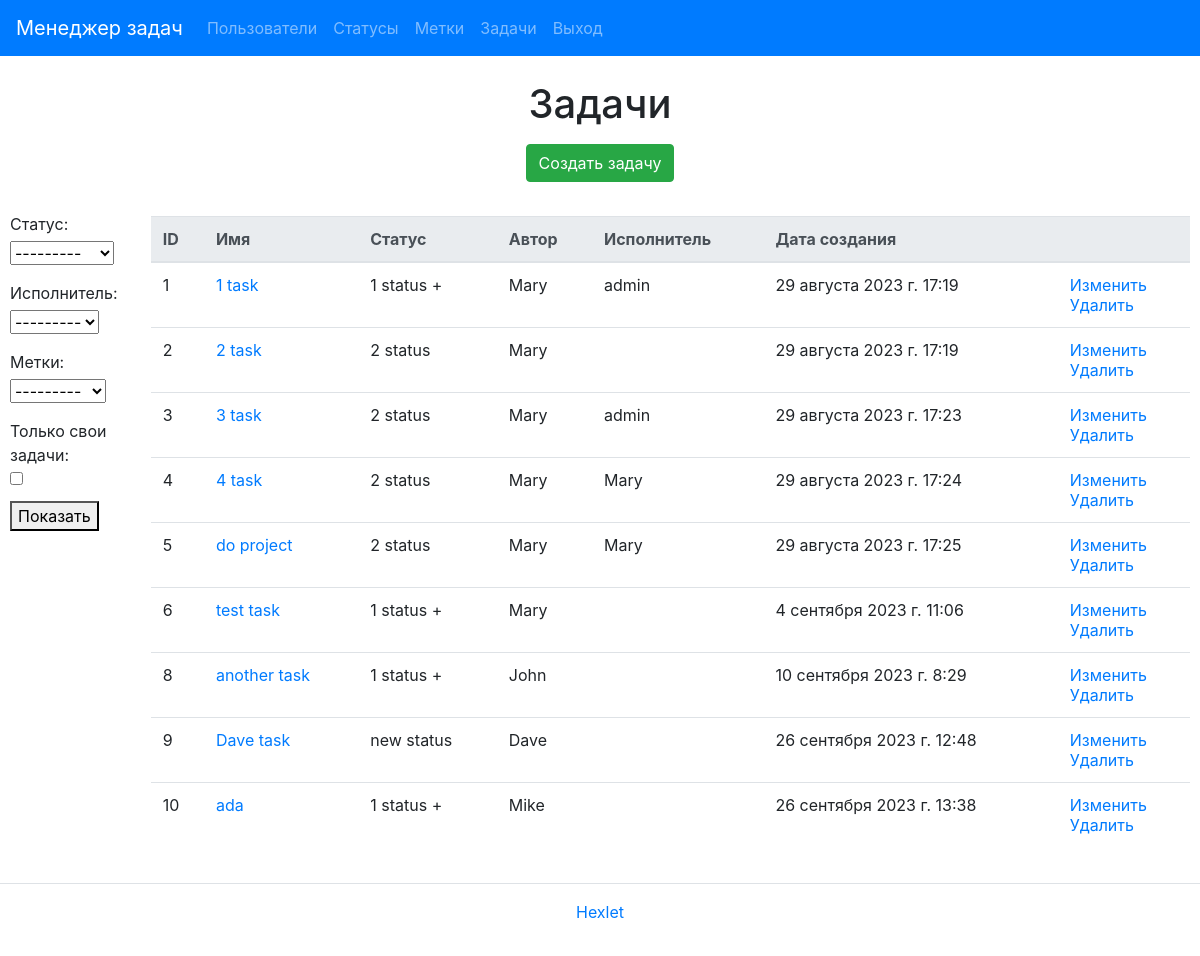
/tasks/ (signed in), run on an earlier commit of the app's database.
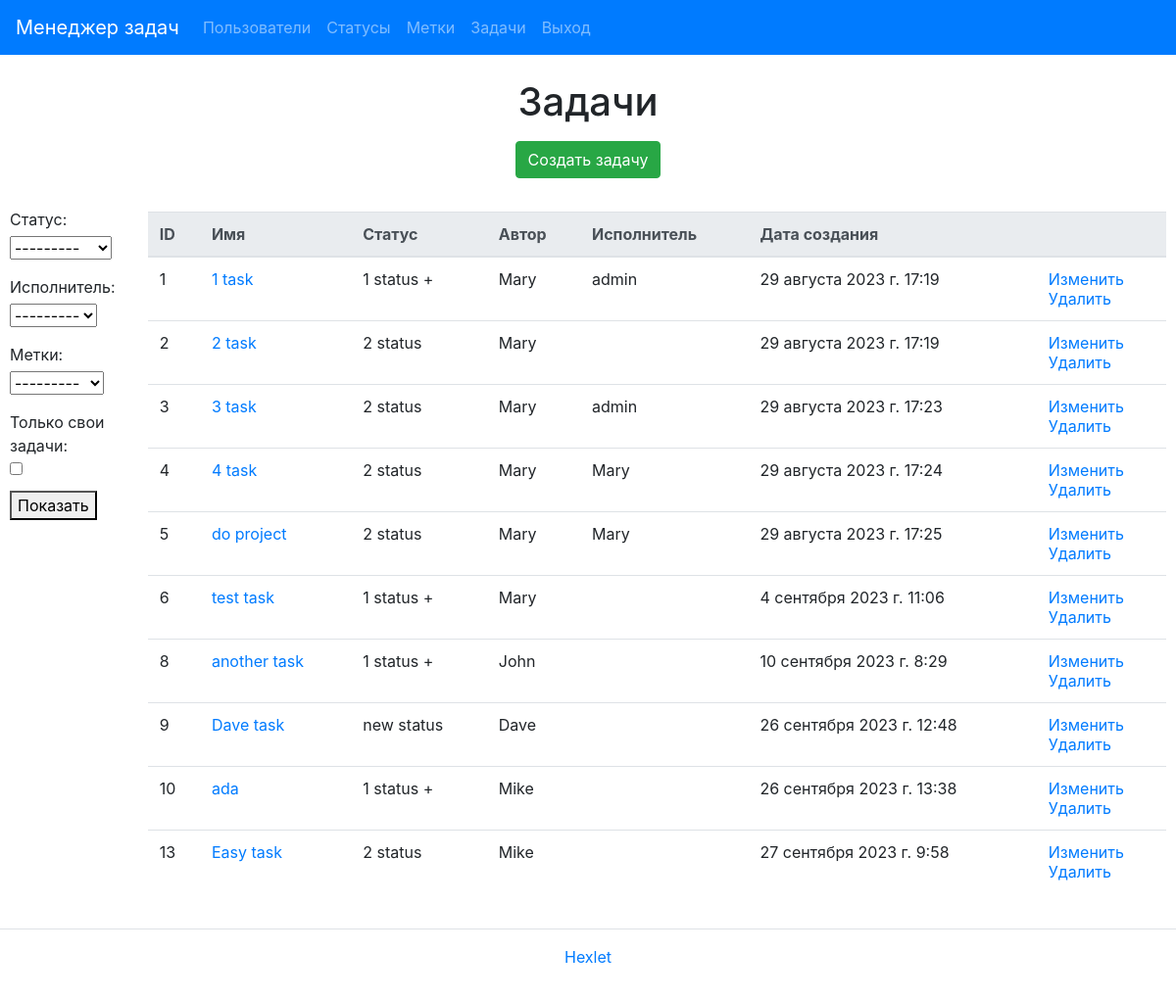
And on a later commit of the database.
### task_manager/tasks/models.py (models this page shows, shortened)
class Task(models.Model):
    name = models.CharField(_('name'), max_length=30)
    description = models.TextField(_('description'), blank=True)
    status = models.ForeignKey(Status, on_delete=models.PROTECT, verbose_name=_('status'))
    creator = models.ForeignKey(
        User,
        on_delete=models.PROTECT,
        related_name='created_tasks',
        blank=True,
        verbose_name=_('creator')
    )
    executor = models.ForeignKey(
        User,
        on_delete=models.PROTECT,
        related_name='executed_tasks',
        blank=True,
        null=True,
        verbose_name=_('executor'))
    labels = models.ManyToManyField(Label, blank=True, verbose_name=_('labels'))
    created_at = models.DateTimeField(_("created_at"), default=timezone.now)

### task_manager/statuses/models.py (models this page shows)
class Status(models.Model):
    name = models.CharField(_('name'), max_length=30)
    created_at = models.DateTimeField(auto_now_add=True)
    def __str__(self):
        return self.name

### task_manager/tasks/views.py (the view)
# urls.py: path('', TaskList.as_view(), name='task_index'),
class TaskList(UserLoginMixin, FilterView):
    model = Task
    template_name = 'tasks/index.html'
    context_object_name = 'tasks'
    filterset_class = TaskFilter

### task_manager/labels/models.py (called while the page is built)
    def __str__(self):
        return self.name

### task_manager/templates/tasks/index.html (shortened to what this page needs)
{% extends "base.html" %}
{% load i18n %}
{% block content %}
<h1 class="my-2 text-center">{% trans "Tasks" %}</h1>
<div class="d-flex justify-content-center mt-3 mb-0">
  <a class="btn btn-success btn-md" href="{% url 'task_create' %}">{% trans "Create task" %}</a>
</div>
<div class="container">
  <div class="flex-container">
    <div class="filter-form">
      <form method="get">
        {{ filter.form.as_p }}
        <button type="submit">{% trans 'Show' %}</button>
      </form>
    </div>
    <table class="table table-lg-responsive table-hover mt-4">
      <thead class="thead-light">
        <tr>
          <th>{% trans "ID" %}</th>
          <th>{% trans "Name" %}</th>
          <th>{% trans "Status" %}</th>
          <th>{% trans "Author" %}</th>
          <th>{% trans "Executor" %}</th>
          <th>{% trans "Creation date" %}</th>
          <th></th>
        </tr>
      </thead>
      <tbody>
        {% if tasks %}
          {% for task in tasks %}
          <tr>
            <td>{{ task.id }}</td>
            <td><a href="{% url 'task_single' task.id %}">{{ task.name }}</a></td>
            <td>{{ task.status }}</td>
            <td>{{ task.creator }}</td>
            {% if task.executor %}
            <td>{{ task.executor }}</td>
            {% else %}
            <td></td>
            {% endif %}
            <td>{{ task.created_at }}</td>
            <td>
              <a href="{% url 'task_update' task.id %}">{% trans "Modify" %}</a>
              <br>
              <a href="{% url 'task_delete' task.id %}">{% trans "Delete" %}</a>
            </td>
          </tr>
          {% endfor %}
        {% endif %}
      </tbody>
    </table>
  </div>
</div>
{% endblock %}

### task_manager/templates/base.html (shortened to what this page needs)
{% load i18n %}
{% get_current_language as LANGUAGE_CODE %}
{% load bootstrap4 %}
{% bootstrap_css %}
<!DOCTYPE html>
<html lang="{{ LANGUAGE_CODE }}">
  <head>
  </head>
  <body class="d-flex flex-column min-vh-100">
    <nav class="navbar navbar-expand-lg navbar-dark bg-primary text-white mb-3">
      <a class="navbar-brand" href="/">{% trans "Task Manager" %}</a>
      <div class="collapse navbar-collapse" id="navbarToggleExternalContent">
        <ul class="navbar-nav mr-auto">
          <li class="nav-item">
            <a class="nav-link" href="{% url 'users_index' %}">{% trans "Users" %}</a>
          </li>
        {% if user.is_authenticated %}
        <li class="nav-item">
          <a class="nav-link" href="{% url 'status_index' %}">{% trans "Statuses" %}</a>
        </li>
        <li class="nav-item">
          <a class="nav-link" href="{% url 'label_index' %}">{% trans "Tags" %}</a>
        </li>
        <li class="nav-item">
          <a class="nav-link" href="{% url 'task_index' %}">{% trans "Tasks" %}</a>
        </li>
        <li class="nav-item">
          <a class="nav-link" href="{% url 'logout' %}">{% trans "Logout" %}</a>
        </li>
        </ul>
        {% endif %}
      </div>
    </nav>
        <div id="content">
            {% block content %}{% endblock %}
        </div>
    <footer class="footer py-3 d-flex justify-content-center border-top my-3 mt-auto">
          <a class="" target="_blank" href="https://ru.hexlet.io">Hexlet</a>
      </footer>
  </body>
</html>

### task_manager/templates/tasks/index.html (style rules this page uses)
.flex-container { display: flex; }
.container { max-width: 100%; padding: 10px 10px 20px 10px; }
.filter-form { margin-top: 20px; }
.filter-form label { display: block; margin-bottom: 5px; }

What changed in the data, as far as the page shows it:
added Task: id "13", name "Easy task", status "2 status", creator "Mike", created_at "27 сентября 2023 г. 9:58"
